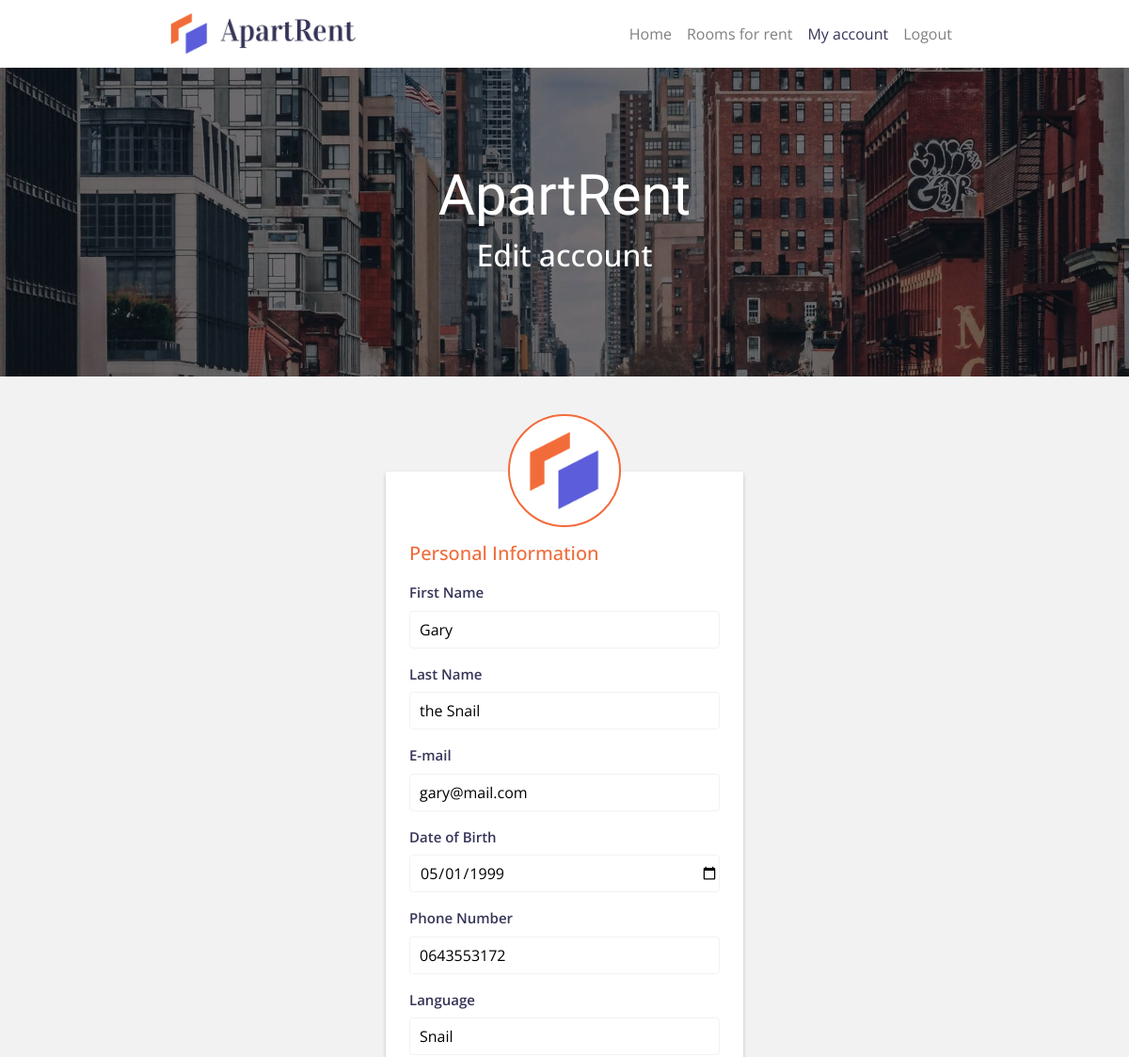
The page /edit-account/ (signed in, upper part) on the database as committed earlier.
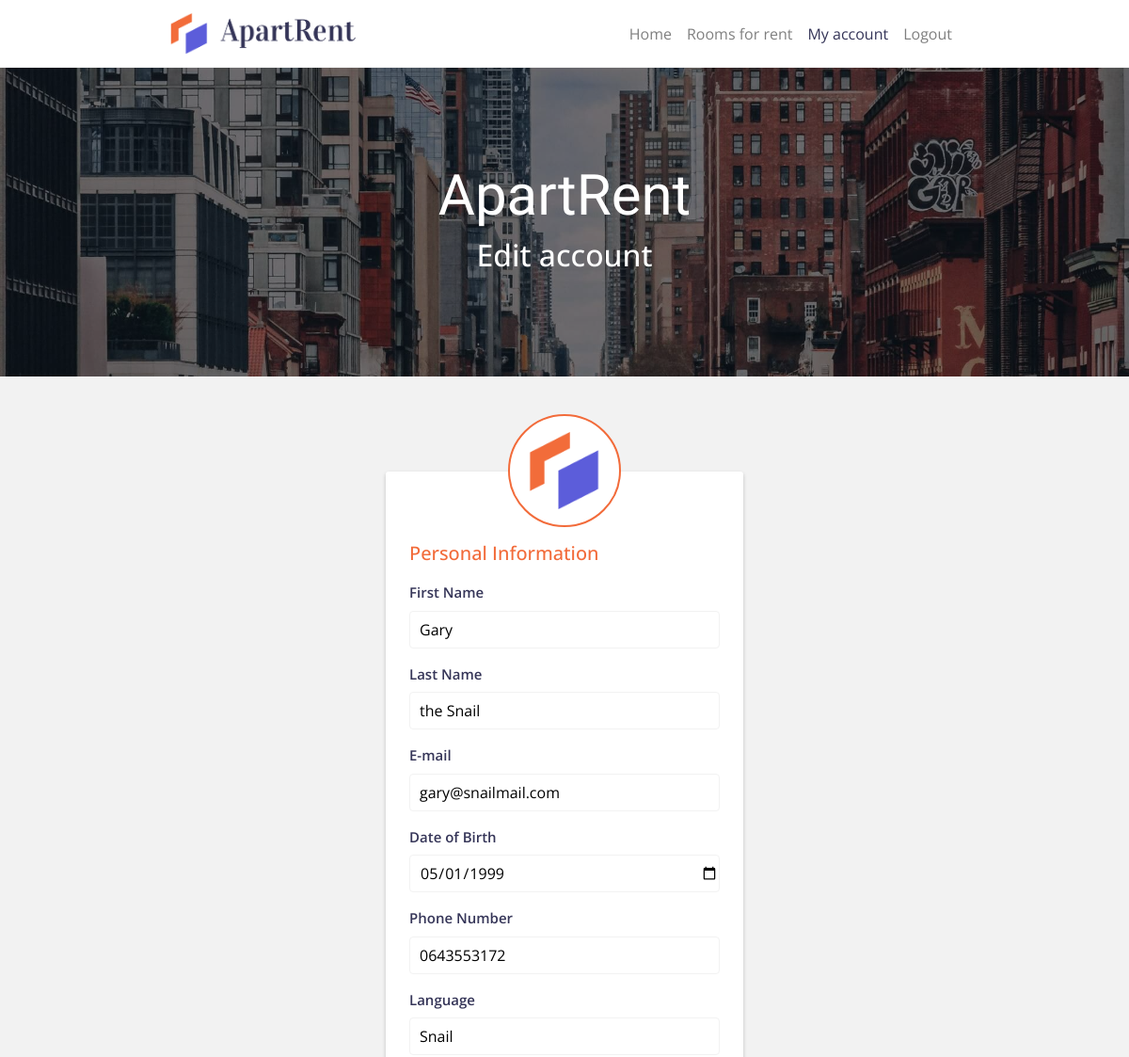
The same page on the database as committed later.
### tables this page shows
CREATE TABLE `users` (
  `id` int(11) NOT NULL,
  `username` varchar(255) NOT NULL,
  `password` varchar(255) NOT NULL,
  `firstname` varchar(255) NOT NULL,
  `lastname` varchar(255) NOT NULL,
  `email` varchar(255) NOT NULL,
  `phone` varchar(10) NOT NULL,
  `birthdate` date NOT NULL,
  `language` varchar(255) NOT NULL,
  `occupation` varchar(255) NOT NULL,
  `biography` longtext NOT NULL
);

### views/edit-account.php (the view, shortened to what this page needs)
<!doctype html>
<html lang="en">
    <head>
        <?= $head_upper_content ?>
        <link rel="stylesheet" href="/DDWT18_final/css/edit-account.css">
        <link rel="stylesheet" href="/DDWT18_final/css/form.css">
    </head>
    <body>
        <?= $navigation ?>
        <div class="jumbotron jumbotron-fluid myaccount-jumbo">
            <div class="container hero-container">
                <div class="hero-text">
                    <h1 class="display-4"><?= $header_title ?></h1>
                    <h2 class="display-6"><?= $header_subtitle ?></h2>
                </div>
            </div>
        </div>
        <div class="container">
            <div class="row justify-content-center add-row">
                <div class="col-lg-12 top-col">
                    <div class="apr-logo">
                        <img src="/DDWT18_final/resources/logo/apartrent-logo-square.png">
                    </div>
                </div>
                <div class="col-lg-4 edit-col single-col">
                    <form action='/DDWT18_final/edit-account/' method="POST">
                        <h3>Personal Information</h3>
                        <div class="form-row">
                            <label for="firstname">First Name</label>
                            <input type="text" name="firstname" value="<?php if (isset($user_info)){echo htmlspecialchars($user_info['firstname']);} ?>" required>
                        </div>
                        <div class="form-row">
                            <label for="lastname">Last Name</label>
                            <input type="text" name="lastname"  value="<?php if (isset($user_info)){echo htmlspecialchars($user_info['lastname']);} ?>" required>
                        </div>
                        <div class="form-row">
                            <label for="email" >E-mail</label>
                            <input type="email" name="email"  value="<?php if (isset($user_info)){echo htmlspecialchars($user_info['email']);} ?>" required>
                        </div>
                        <div class="form-row">
                            <label for="birthdate">Date of Birth</label>
                            <input type="date" name="birthdate"  class="form-input" value="<?php if (isset($user_info)){echo htmlspecialchars($user_info['birthdate']);} ?>" required>
                        </div>
                        <div class="form-row">
                            <label for="phone">Phone Number</label>
                            <input type="tel" name="phone" placeholder="0612345678" class="form-input" value="<?php if (isset($user_info)){echo htmlspecialchars($user_info['phone']);} ?>" required>
                        </div>
                        <div class="form-row">
                            <label for="language">Language</label>
                            <input type="text" name="language"  class="form-input" value="<?php if (isset($user_info)){echo htmlspecialchars($user_info['language']);} ?>" required>
                        </div>
                    </form>
                </div>
            </div>
        </div>
    </body>
</html>

Rows that differ between the two databases and show on the page:
changed users "Gary": email "gary@mail.com" → "gary@snailmail.com"
